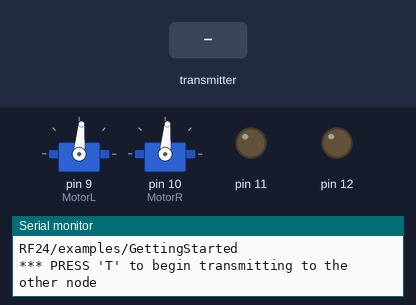
Simulated run of this sketch. Board: Arduino Uno, built with avr-gcc and run on an emulated ATmega328P. Shown: 2 × servo, output pins drawn as LEDs (lit = HIGH), the last lines printed to the serial monitor. The inputs (shaded band) are chosen by the test bench. No radio packets arrive unless stated.

Above: at 2.2 s.
2.3 s: the transmitter starts sending got_time = 0
At 3.0 s:
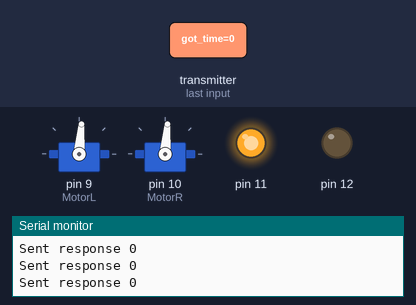
3.8 s: the transmitter starts sending got_time = 256
At 4.1 s:
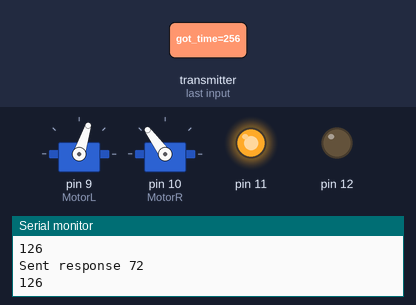
5.3 s: the transmitter starts sending got_time = 512
At 6.4 s:
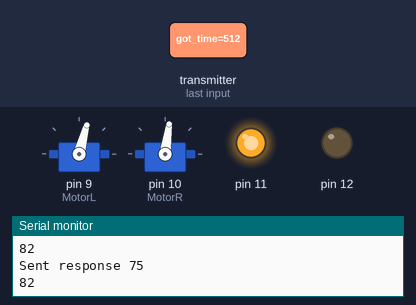
Timing chart, 0 to 8.3 s (numbered marks = the images above; inputs shaded):
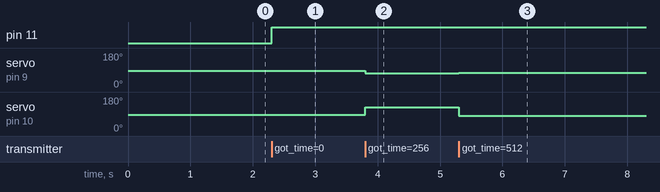

Measured:
- after the input at 2.3 s, pin 11: LOW → HIGH at once
- after the input at 3.8 s, servo on pin 9 (MotorL): 85° → 72° at once; servo on pin 10 (MotorR): 85° → 126° at once
- after the input at 5.3 s, servo on pin 9 (MotorL): 72° → 75° at once; servo on pin 10 (MotorR): 126° → 82° at once

The sketch:

WirelessCommTest_Micro.ino
```cpp
/*
* First RF sketch using nRF24L01+ radios and Arduino (Uno or Micro)
*/
#include <SPI.h>    // Serial Peripheral Interface bus library
#include "RF24.h"   // Library for nRF24L01s

/****************** User Config ***************************/
/***      Set this radio as radio number 0 or 1         ***/
bool radioNumber = 1;

/* Hardware configuration: Set up nRF24L01 radio on SPI bus pins and pins 7 & 8 */
//RF24 radio(7,8);  // For Arduino UNO
RF24 radio(2,3);  // For Arduino Micro

/* Create a binary address for read/write pipes */
byte addresses[][6] = {"1Node","2Node"};

bool role = 0; // Local state variable that controls whether this node is sending or receiving
int left_speed=0;
#include <Servo.h>

Servo MotorL;  // create servo object to control a servo
// twelve servo objects can be created on most boards
Servo MotorR;  // create servo object to control a servo
// twelve servo objects can be created on most boards

int pos = 0;    // variable to store the servo position

// SETUP  //////////////////////////////////////////////////////////////////////////
void setup() {
  MotorL.attach(9);
  MotorR.attach(10);
  MotorL.write(85);
  MotorR.write(85);
  pinMode(11, OUTPUT);
  pinMode(12, OUTPUT);

  Serial.begin(115200);
  radio.begin();

  // Set the Power Level low
  radio.setPALevel(RF24_PA_LOW);

  // Set radio rate and channel
  radio.setDataRate(RF24_250KBPS);

  // Set the channel (Frequency): 108 = 2.508 GHz (above WiFi)
  radio.setChannel(80);

  // Open a writing and reading pipe on each radio, with opposite addresses
  if(radioNumber){
    radio.openWritingPipe(addresses[1]);
    radio.openReadingPipe(1,addresses[0]);
  }else{
    radio.openWritingPipe(addresses[0]);
    radio.openReadingPipe(1,addresses[1]);
  }

  // Pause briefly to let everything "settle"
  delay(1000);
  Serial.println(F("RF24/examples/GettingStarted"));
  Serial.println(F("*** PRESS 'T' to begin transmitting to the other node"));

  // Start the radio listening for data
  radio.startListening();
}

void loop() {

  /****************** Transmitting Role ***************************/
  if (role == 1)
  {
    radio.stopListening();                                    // First, stop listening so we can talk.
    Serial.println(F("Now sending"));

    unsigned long start_time = 42;//micros();                      // Take the time, and send it.  This will block until complete
    if (!radio.write( &start_time, sizeof(unsigned long) )){
      Serial.println(F("failed"));
    }
    radio.startListening();                                    // Now, continue listening
    unsigned long started_waiting_at = micros();               // Set up a timeout period, get the current microseconds
    boolean timeout = false;                                   // Set up a variable to indicate if a response was received or not

    while ( ! radio.available() ) {                            // While nothing is received
      if (micros() - started_waiting_at > 200000 ) {            // If waited longer than 200ms, indicate timeout and exit while loop
          timeout = true;
          break;
      }
    }

    if ( timeout ) {                                             // Describe the results
        Serial.println(F("Failed, response timed out."));
    } else {
        unsigned long got_time;                                 // Grab the response, compare, and send to debugging spew
        radio.read( &got_time, sizeof(unsigned long) );
        unsigned long end_time = micros();

        // Send to serial port
        Serial.print(F("Sent "));
        Serial.print(start_time);
        Serial.print(F(", Got response "));
        Serial.print(got_time);
        Serial.print(F(", Round-trip delay "));
        Serial.print(end_time-start_time);
        Serial.println(F(" microseconds"));
    }

    // Try again 100 ms later
    delay(100);
  }

  /****************** Receiving Role ***************************/
  if ( role == 0 )
  {
    unsigned long got_time;
    if( radio.available()) {                                        // Variable for the received timestamp
      while (radio.available()) {                                   // While there is data ready
        radio.read( &got_time, sizeof(unsigned long) );             // Get the payload
      }
      radio.stopListening();
      radio.write( &got_time, sizeof(unsigned long) );              // Send the final one back.
      radio.startListening();                                       // Now, resume listening so we catch the next packets.
      Serial.print(F("Sent response "));
   //   Serial.println(got_time);
      if(got_time==0){
        Serial.println(0);
        digitalWrite(11,HIGH);
        digitalWrite(12,LOW);
      }else if (got_time==1){
        Serial.println(1);
        digitalWrite(12,HIGH);
        digitalWrite(11,LOW);
      }else{
          left_speed=(got_time/100);
          MotorL.write(left_speed+70);
          MotorR.write(got_time-left_speed*100+70);
          Serial.println(left_speed+70);
          Serial.println(got_time-left_speed*100+70);
      }
    }
 }

/****************** Change Roles via Serial Commands ***************************/
  if ( Serial.available() )
  {
    char c = toupper(Serial.read());
    if ( c == 'T' && role == 0 ) {
      Serial.println(F("*** CHANGING TO TRANSMIT ROLE -- PRESS 'R' TO SWITCH BACK"));
      role = 1;                  // Become the primary transmitter (ping out)
    } else if ( c == 'R' && role == 1 ) {
      Serial.println(F("*** CHANGING TO RECEIVE ROLE -- PRESS 'T' TO SWITCH BACK"));
       role = 0;                // Become the primary receiver (pong back)
       radio.startListening();
    }
  }

} // End of Loop

// FIN
```
